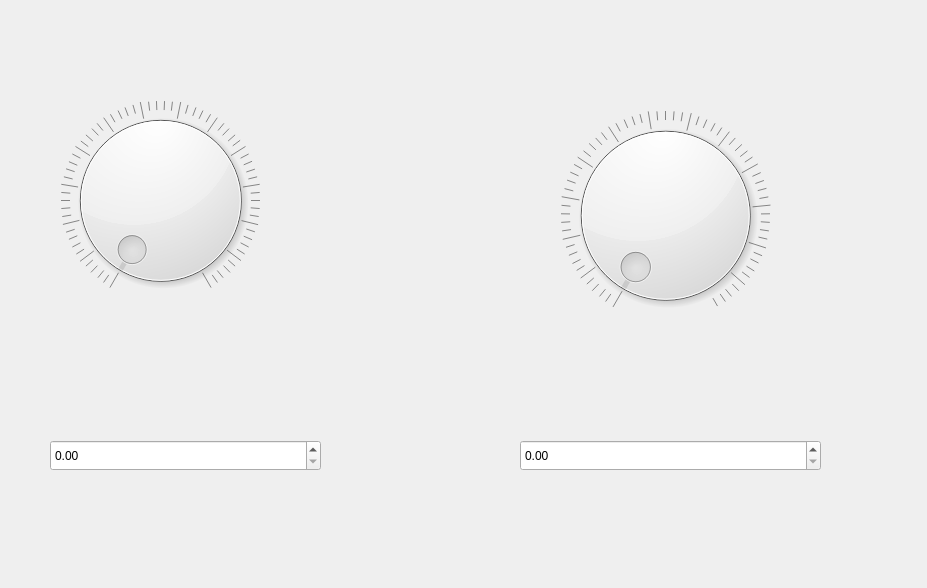
<?xml version="1.0" encoding="UTF-8"?>
<ui version="4.0">
 <class>Form</class>
 <widget class="QWidget" name="Form">
  <property name="geometry">
   <rect>
    <x>0</x>
    <y>0</y>
    <width>927</width>
    <height>588</height>
   </rect>
  </property>
  <property name="sizePolicy">
   <sizepolicy hsizetype="Fixed" vsizetype="Fixed">
    <horstretch>0</horstretch>
    <verstretch>0</verstretch>
   </sizepolicy>
  </property>
  <property name="windowTitle">
   <string>Form</string>
  </property>
  <widget class="QDial" name="dial1">
   <property name="geometry">
    <rect>
     <x>60</x>
     <y>100</y>
     <width>201</width>
     <height>201</height>
    </rect>
   </property>
   <property name="maximum">
    <number>130</number>
   </property>
   <property name="wrapping">
    <bool>false</bool>
   </property>
   <property name="notchesVisible">
    <bool>true</bool>
   </property>
  </widget>
  <widget class="QDoubleSpinBox" name="doubleSpinBox1">
   <property name="geometry">
    <rect>
     <x>520</x>
     <y>440</y>
     <width>301</width>
     <height>31</height>
    </rect>
   </property>
   <property name="sizePolicy">
    <sizepolicy hsizetype="Fixed" vsizetype="Fixed">
     <horstretch>0</horstretch>
     <verstretch>0</verstretch>
    </sizepolicy>
   </property>
   <property name="singleStep">
    <double>0.250000000000000</double>
   </property>
  </widget>
  <widget class="QDial" name="dial2">
   <property name="geometry">
    <rect>
     <x>530</x>
     <y>110</y>
     <width>271</width>
     <height>211</height>
    </rect>
   </property>
   <property name="maximum">
    <number>255</number>
   </property>
   <property name="wrapping">
    <bool>false</bool>
   </property>
   <property name="notchesVisible">
    <bool>true</bool>
   </property>
  </widget>
  <widget class="QDoubleSpinBox" name="doubleSpinBox2">
   <property name="geometry">
    <rect>
     <x>50</x>
     <y>440</y>
     <width>271</width>
     <height>31</height>
    </rect>
   </property>
   <property name="sizePolicy">
    <sizepolicy hsizetype="Fixed" vsizetype="Fixed">
     <horstretch>0</horstretch>
     <verstretch>0</verstretch>
    </sizepolicy>
   </property>
  </widget>
 </widget>
 <tabstops>
  <tabstop>dial1</tabstop>
  <tabstop>dial2</tabstop>
  <tabstop>doubleSpinBox2</tabstop>
  <tabstop>doubleSpinBox1</tabstop>
 </tabstops>
 <resources/>
 <connections/>
</ui>
